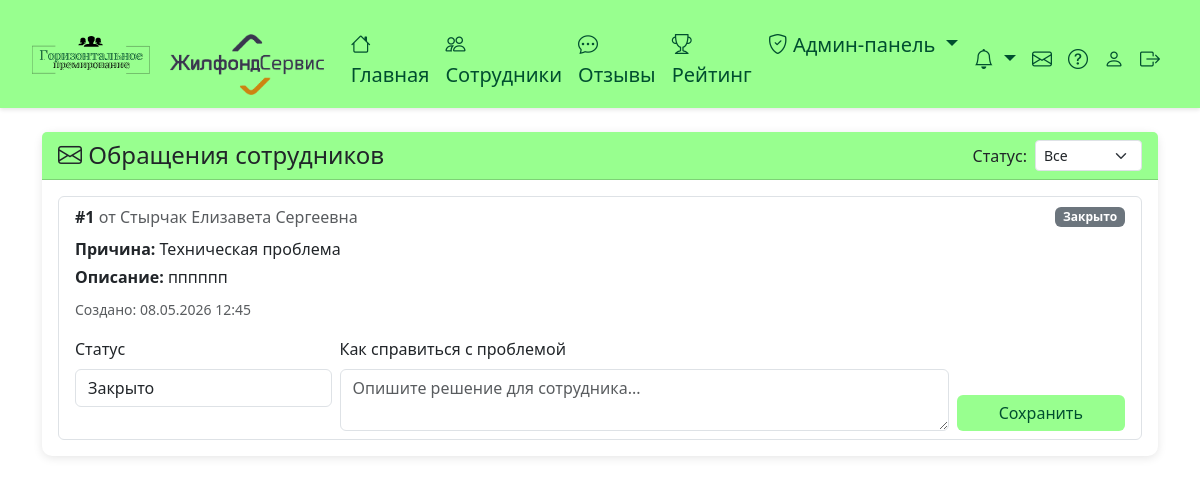
The app's page /app-admin/support-requests/ (signed in), older data.
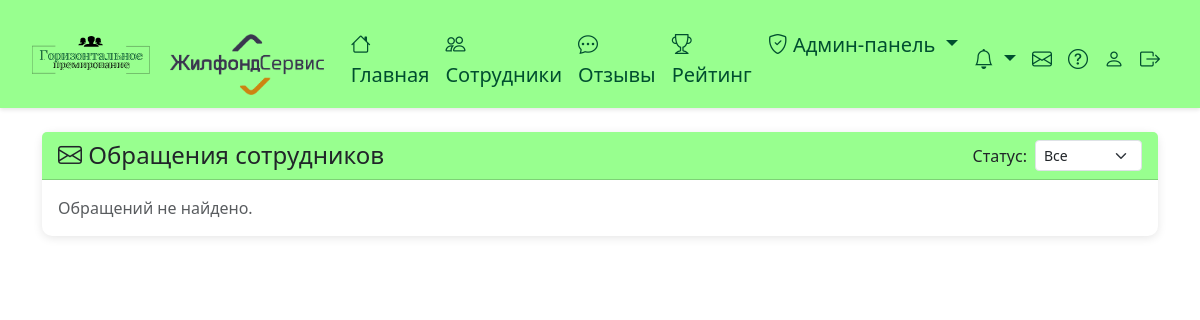
The same page, newer data.
### employees/models.py (models this page shows, shortened)
class SupportRequest(models.Model):
    REASON_CHOICES = [
        ('technical_issue', 'Техническая проблема'),
        ('bonus_transfer_issue', 'Проблема с переводом бонусов'),
        ('profile_access', 'Проблема с доступом/профилем'),
        ('data_error', 'Ошибка в данных'),
        ('other', 'Другое'),
    ]
    STATUS_NEW = 'new'
    STATUS_IN_PROGRESS = 'in_progress'
    STATUS_CLOSED = 'closed'
    STATUS_CHOICES = [
        (STATUS_NEW, 'Новое'),
        (STATUS_IN_PROGRESS, 'В работе'),
        (STATUS_CLOSED, 'Закрыто'),
    ]
    employee = models.ForeignKey(
        Employee,
        on_delete=models.CASCADE,
        related_name='support_requests',
        verbose_name='Сотрудник',
    )
    reason = models.CharField(max_length=50, choices=REASON_CHOICES, verbose_name='Причина обращения')
    description = models.TextField(verbose_name='Описание проблемы')
    status = models.CharField(max_length=20, choices=STATUS_CHOICES, default=STATUS_NEW, verbose_name='Статус')
    admin_response = models.TextField(blank=True, default='', verbose_name='Решение/ответ администратора')
    handled_by = models.ForeignKey(
        Employee,
        on_delete=models.SET_NULL,
        null=True,
        blank=True,
        related_name='handled_support_requests',
        verbose_name='Обработал администратор',
    )
    created_at = models.DateTimeField(auto_now_add=True, verbose_name='Дата создания')
    updated_at = models.DateTimeField(auto_now=True, verbose_name='Дата обновления')
    class Meta:
        verbose_name = 'Обращение в поддержку'
        verbose_name_plural = 'Обращения в поддержку'
        ordering = ['-created_at']
    def status_badge_class(self):
        if self.status == self.STATUS_NEW:
            return 'bg-warning text-dark'
        if self.status == self.STATUS_IN_PROGRESS:
            return 'bg-success'
        return 'bg-secondary'

class Employee(AbstractUser):
    GENDER_CHOICES = [
        ('M', 'Мужской'),
        ('F', 'Женский'),
    ]
    phone_regex = RegexValidator(
        regex=r'^\+?1?\d{9,15}$',
        message="Номер телефона должен быть в формате: '+999999999'. До 15 цифр."
    )
    first_name = models.CharField(max_length=150, verbose_name='Имя')
    last_name = models.CharField(max_length=150, verbose_name='Фамилия')
    middle_name = models.CharField(max_length=150, blank=True, verbose_name='Отчество')
    phone = models.CharField(validators=[phone_regex], max_length=17, unique=True, verbose_name='Телефон')
    email = models.EmailField(unique=True, verbose_name='Email')
    birth_date = models.DateField(null=True, blank=True, verbose_name='Дата рождения')
    department = models.ForeignKey(Department, on_delete=models.SET_NULL, null=True, verbose_name='Отдел')
    position = models.ForeignKey(Position, on_delete=models.SET_NULL, null=True, verbose_name='Должность')
    gender = models.CharField(max_length=1, choices=GENDER_CHOICES, null=True, blank=True, verbose_name='Пол')
    photo = models.ImageField(upload_to='photos/', blank=True, null=True, verbose_name='Фото')
    office_start_date = models.DateField(verbose_name='С какого момента в офисе', default=timezone.now)
    data_processing_consent = models.BooleanField(default=False, verbose_name='Согласие на обработку данных')
    monthly_bonus_balance = models.DecimalField(max_digits=10, decimal_places=2, default=1000.00, verbose_name='Баланс бонусных рублей на месяц')
    received_bonus_balance = models.DecimalField(max_digits=10, decimal_places=2, default=0.00, verbose_name='Баланс полученных рублей')
    last_balance_reset = models.DateField(default=date.today, verbose_name='Дата последнего сброса баланса')
    is_admin = models.BooleanField(default=False, verbose_name='Администратор')
    participates_in_bonus = models.BooleanField(default=True, verbose_name='Участвует в системе премирования')
    USERNAME_FIELD = 'email'
    REQUIRED_FIELDS = ['username', 'phone']
    class Meta:
        verbose_name = 'Сотрудник'
        verbose_name_plural = 'Сотрудники'
    def get_full_name(self):
        return f"{self.last_name} {self.first_name} {self.middle_name}".strip()

### employees/views.py (the view)
# urls.py: path('app-admin/support-requests/', views.admin_support_requests_view, name='admin_support_requests'),
@login_required
def admin_support_requests_view(request):
    if not request.user.is_admin:
        messages.error(request, 'У вас нет прав доступа')
        return redirect('home')
    status_filter = request.GET.get('status', 'all')
    requests_qs = SupportRequest.objects.select_related('employee', 'handled_by')
    if status_filter in {SupportRequest.STATUS_NEW, SupportRequest.STATUS_IN_PROGRESS, SupportRequest.STATUS_CLOSED}:
        requests_qs = requests_qs.filter(status=status_filter)
    status_choices = [
        ('all', 'Все'),
        (SupportRequest.STATUS_NEW, 'Новое'),
        (SupportRequest.STATUS_IN_PROGRESS, 'В работе'),
        (SupportRequest.STATUS_CLOSED, 'Закрыто'),
    ]
    context = {
        'requests': requests_qs,
        'status_filter': status_filter,
        'status_choices': status_choices,
    }
    return render(request, 'employees/admin_support_requests.html', context)

### employees/context_processors.py (called while the page is built)
def notifications_count(request):
    if request.user.is_authenticated:
        unread_count = Notification.objects.filter(user=request.user, is_read=False).count()
        notifications = Notification.objects.filter(user=request.user).order_by('-created_at')[:10]
        new_support_requests_count = 0
        if request.user.is_admin:
            new_support_requests_count = SupportRequest.objects.filter(status=SupportRequest.STATUS_NEW).count()
        return {
            'unread_notifications_count': unread_count,
            'notifications_list': notifications,
            'new_support_requests_count': new_support_requests_count,
        }
    return {
        'unread_notifications_count': 0,
        'notifications_list': [],
        'new_support_requests_count': 0,
    }

### employees/models.py (called while the page is built)
    @classmethod
    def get_settings(cls):
        settings, created = cls.objects.get_or_create(pk=1)
        return settings

### employees/templatetags/employees_tags.py (called while the page is built)
@register.simple_tag
def get_system_settings():
    return SystemSettings.get_settings()

### templates/employees/admin_support_requests.html (shortened to what this page needs)
{% extends 'base.html' %}
{% block content %}
<div class="card">
    <div class="card-header d-flex justify-content-between align-items-center flex-wrap gap-2">
        <h4 class="mb-0"><i class="bi bi-envelope"></i> Обращения сотрудников</h4>
        <form method="get" class="d-flex align-items-center gap-2">
            <label for="status" class="mb-0">Статус:</label>
            <select class="form-select form-select-sm" id="status" name="status" onchange="this.form.submit()">
                {% for value, label in status_choices %}
                <option value="{{ value }}" {% if status_filter == value %}selected{% endif %}>{{ label }}</option>
                {% endfor %}
            </select>
        </form>
    </div>
    <div class="card-body">
        {% if requests %}
        <div class="list-group">
            {% for req in requests %}
            <div class="list-group-item">
                <div class="d-flex justify-content-between align-items-center mb-2 flex-wrap gap-2">
                    <div>
                        <strong>#{{ req.id }}</strong>
                        <span class="text-muted">от {{ req.employee.get_full_name }}</span>
                    </div>
                    <span class="badge {{ req.status_badge_class }}">{{ req.get_status_display }}</span>
                </div>
                <p class="mb-1"><strong>Причина:</strong> {{ req.get_reason_display }}</p>
                <p class="mb-2"><strong>Описание:</strong> {{ req.description }}</p>
                <p class="mb-3"><small class="text-muted">Создано: {{ req.created_at|date:"d.m.Y H:i" }}</small></p>
                <form method="post" action="{% url 'admin_support_request_update' req.id %}?status={{ status_filter }}">
                    <div class="row g-2">
                        <div class="col-md-3">
                            <label class="form-label">Статус</label>
                            <select name="status" class="form-control">
                                <option value="closed" {% if req.status == 'closed' %}selected{% endif %}>Закрыто</option>
                            </select>
                        </div>
                        <div class="col-md-7">
                            <label class="form-label">Как справиться с проблемой</label>
                            <textarea name="admin_response" rows="2" class="form-control" placeholder="Опишите решение для сотрудника...">{{ req.admin_response }}</textarea>
                        </div>
                        <div class="col-md-2 d-flex align-items-end">
                            <button type="submit" class="btn btn-primary w-100">Сохранить</button>
                        </div>
                    </div>
                </form>
            </div>
            {% endfor %}
        </div>
        {% else %}
        <p class="text-muted mb-0">Обращений не найдено.</p>
        {% endif %}
    </div>
</div>
{% endblock %}

Row changes from the older to the newer data that the page shows:
removed SupportRequest: id "1", employee.get_full_name "Стырчак Елизавета Сергеевна", status "Закрыто", reason "Техническая проблема", description "пппппп", created_at "08.05.2026 12:45"
Text that changed along with them:
text now shown: "Обращений не найдено."
